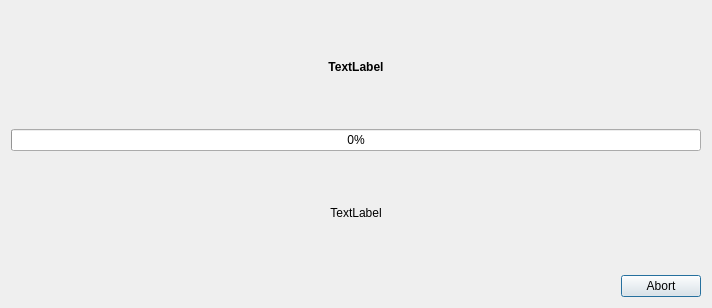
<ui version="4.0" >
 <class>Dialog</class>
 <widget class="QDialog" name="Dialog" >
  <property name="geometry" >
   <rect>
    <x>0</x>
    <y>0</y>
    <width>712</width>
    <height>308</height>
   </rect>
  </property>
  <property name="windowTitle" >
   <string>Dialog</string>
  </property>
  <property name="windowIcon" >
   <iconset resource="../../../../resources/images.qrc" >
    <normaloff>:/images/jobs.png</normaloff>:/images/jobs.png</iconset>
  </property>
  <layout class="QGridLayout" name="gridLayout" >
   <item row="0" column="0" >
    <widget class="QLabel" name="title" >
     <property name="font" >
      <font>
       <weight>75</weight>
       <bold>true</bold>
      </font>
     </property>
     <property name="text" >
      <string>TextLabel</string>
     </property>
     <property name="alignment" >
      <set>Qt::AlignCenter</set>
     </property>
     <property name="wordWrap" >
      <bool>true</bool>
     </property>
    </widget>
   </item>
   <item row="1" column="0" >
    <widget class="QProgressBar" name="bar" >
     <property name="value" >
      <number>0</number>
     </property>
    </widget>
   </item>
   <item row="2" column="0" >
    <widget class="QLabel" name="message" >
     <property name="text" >
      <string>TextLabel</string>
     </property>
     <property name="alignment" >
      <set>Qt::AlignCenter</set>
     </property>
     <property name="wordWrap" >
      <bool>true</bool>
     </property>
    </widget>
   </item>
   <item row="3" column="0" >
    <widget class="QDialogButtonBox" name="button_box" >
     <property name="standardButtons" >
      <set>QDialogButtonBox::Abort</set>
     </property>
    </widget>
   </item>
  </layout>
 </widget>
 <resources>
  <include location="../../../../resources/images.qrc" />
 </resources>
 <connections/>
</ui>
